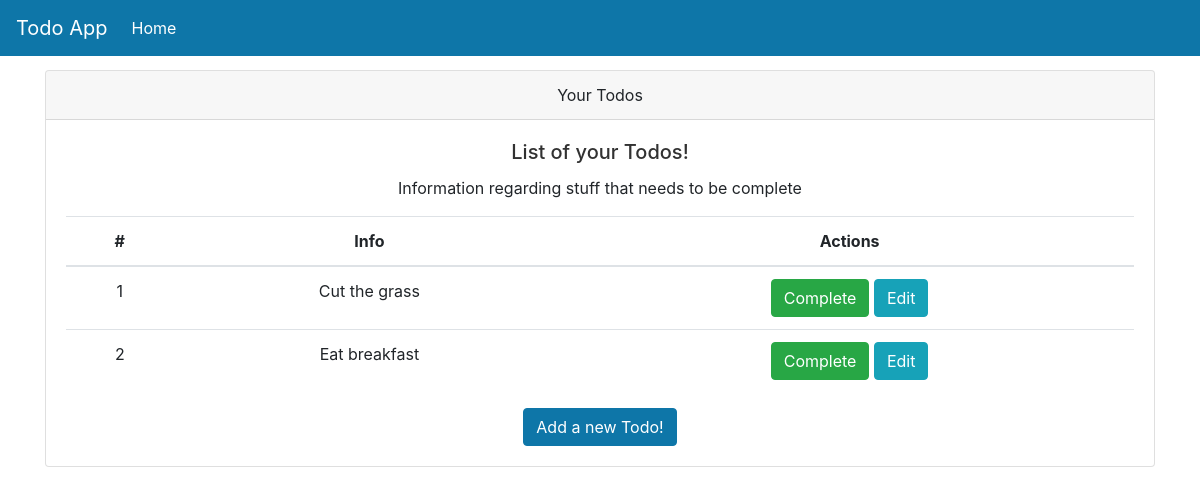
Page /todos/ on the earlier database version.
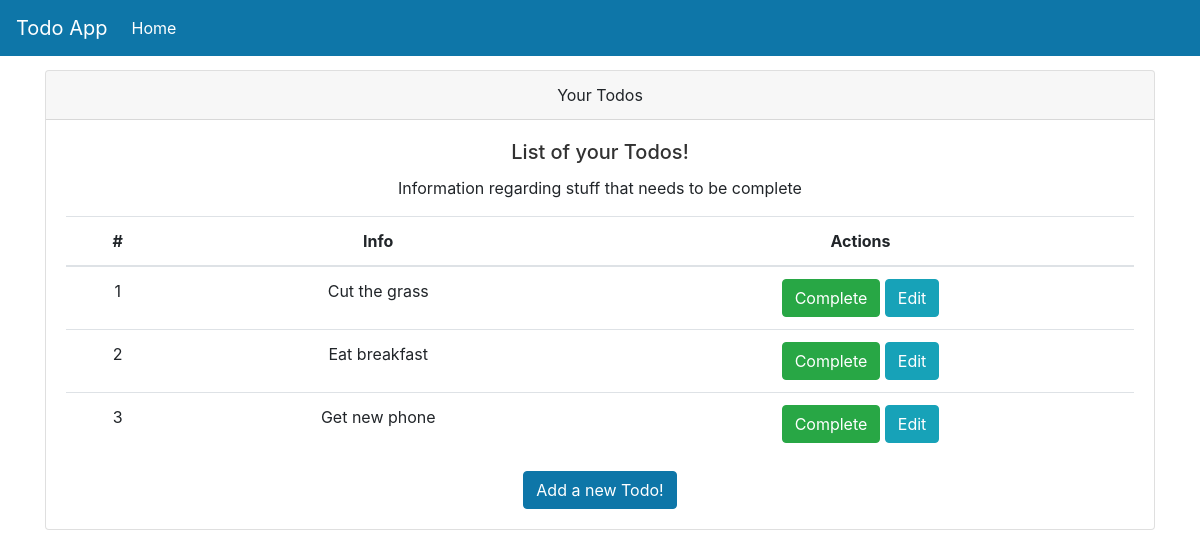
Same page on the later database version.
### models.py (models this page shows)
class Todos(Base):
    __tablename__ = "todos"
    id = Column(Integer, primary_key=True, index=True)
    title = Column(String)
    description = Column(String)
    priority = Column(Integer)
    complete = Column(Boolean, default=False)
    owner_id = Column(Integer, ForeignKey("users.id"))
    owner = relationship("Users", back_populates="todos")

### routers/todos.py (the view)
@router.get("/", response_class=HTMLResponse)
async def read_all_by_user(request: Request, db: Session = Depends(get_db)):
    todos = db.query(Todos).filter(Todos.owner_id == 1).all()
    return templates.TemplateResponse("home.html", {"request": request, "todos": todos})

### templates/home.html
{% include 'layout.html' %}
<div class="container">
    <div class="card text-center">
        <div class="card-header">
            Your Todos
        </div>
        <div class="card-body">
            <h5 class="card-title">List of your Todos!</h5>
            <p class="card-text">Information regarding stuff that needs to be complete</p>
            <table class="table table-hover">
                <thead>
                    <tr>
                        <th scope="col">#</th>
                        <th scope="col">Info</th>
                        <th scope="col">Actions</th>
                    </tr>
                </thead>
                <tbody>
                    {% for todo in todos %}
                    <tr class="pointer">
                        <td>{{ loop.index }}</td>
                        <td>{{ todo.title }}</td>
                        <td>
                            <button type="button" class="btn btn-success">Complete</button>
                            <a href="{{ url_for('edit_todo', todo_id=todo.id) }}" class="btn btn-info">Edit</a>
                        </td>
                    </tr>
                    {% endfor %}
                </tbody>
            </table>
            <a class="btn btn-primary" href="add-todo">Add a new Todo!</a>
        </div>
    </div>
</div>

### templates/layout.html (shortened to what this page needs)
<!DOCTYPE html>
<html lang="en">
<head>
    <link rel="stylesheet" type="text/css" href="{{ url_for('static', path='/todo/css/base.css') }}">
    <link rel="stylesheet" type="text/css" href="{{ url_for('static', path='/todo/css/bootstrap.css') }}">
</head>
<body>
{% include 'navbar.html' %}
</body>
</html>

### templates/navbar.html (shortened to what this page needs)
<div>
    <nav class="navbar navbar-expand-md navbar-dark main-color fixed-top">
        <a class="navbar-brand" href="#">Todo App</a>
            <div class="collapse navbar-collapse" id="navbarNav">
                <ul class="navbar-nav">
                    <li class="nav-item active">
                        <a class="nav-link" href="#"> Home</a>
                    </li>
                </ul>
            </div>
    </nav>
</div>

### static/todo/css/base.css (style rules this page uses)
body { background: #fafafa; color: #33333a; padding-top: 70px; }
h1, h2, h3, h4, h5, h6 { color: #323232; }
.main-color { background-color: #0e76a8 ; }

Differences in the rows shown:
added Todos: title "Get new phone"
